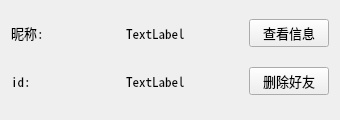
<?xml version="1.0" encoding="UTF-8"?>
<ui version="4.0">
 <class>friendItem</class>
 <widget class="QWidget" name="friendItem">
  <property name="geometry">
   <rect>
    <x>0</x>
    <y>0</y>
    <width>340</width>
    <height>120</height>
   </rect>
  </property>
  <property name="windowTitle">
   <string>Form</string>
  </property>
  <layout class="QVBoxLayout" name="verticalLayout">
   <item>
    <layout class="QHBoxLayout" name="horizontalLayout_2">
     <item>
      <widget class="QLabel" name="label">
       <property name="minimumSize">
        <size>
         <width>50</width>
         <height>0</height>
        </size>
       </property>
       <property name="font">
        <font>
         <family>Noto Sans Mono CJK SC</family>
         <pointsize>10</pointsize>
        </font>
       </property>
       <property name="text">
        <string>昵称:</string>
       </property>
      </widget>
     </item>
     <item>
      <spacer name="horizontalSpacer_2">
       <property name="orientation">
        <enum>Qt::Horizontal</enum>
       </property>
       <property name="sizeHint" stdset="0">
        <size>
         <width>40</width>
         <height>20</height>
        </size>
       </property>
      </spacer>
     </item>
     <item>
      <widget class="QLabel" name="nameLab">
       <property name="font">
        <font>
         <family>Noto Sans Mono CJK SC</family>
         <pointsize>10</pointsize>
        </font>
       </property>
       <property name="text">
        <string>TextLabel</string>
       </property>
      </widget>
     </item>
     <item>
      <spacer name="horizontalSpacer">
       <property name="orientation">
        <enum>Qt::Horizontal</enum>
       </property>
       <property name="sizeHint" stdset="0">
        <size>
         <width>40</width>
         <height>20</height>
        </size>
       </property>
      </spacer>
     </item>
     <item>
      <widget class="QPushButton" name="detailBtm">
       <property name="font">
        <font>
         <family>Noto Sans Mono CJK SC</family>
         <pointsize>10</pointsize>
        </font>
       </property>
       <property name="text">
        <string>查看信息</string>
       </property>
      </widget>
     </item>
    </layout>
   </item>
   <item>
    <layout class="QHBoxLayout" name="horizontalLayout">
     <item>
      <widget class="QLabel" name="label_2">
       <property name="minimumSize">
        <size>
         <width>50</width>
         <height>0</height>
        </size>
       </property>
       <property name="font">
        <font>
         <family>Noto Sans Mono CJK SC</family>
         <pointsize>10</pointsize>
        </font>
       </property>
       <property name="text">
        <string>id:</string>
       </property>
      </widget>
     </item>
     <item>
      <spacer name="horizontalSpacer_5">
       <property name="orientation">
        <enum>Qt::Horizontal</enum>
       </property>
       <property name="sizeHint" stdset="0">
        <size>
         <width>13</width>
         <height>40</height>
        </size>
       </property>
      </spacer>
     </item>
     <item>
      <widget class="QLabel" name="idLab">
       <property name="font">
        <font>
         <family>Noto Sans Mono CJK SC</family>
         <pointsize>10</pointsize>
        </font>
       </property>
       <property name="text">
        <string>TextLabel</string>
       </property>
      </widget>
     </item>
     <item>
      <spacer name="horizontalSpacer_6">
       <property name="orientation">
        <enum>Qt::Horizontal</enum>
       </property>
       <property name="sizeHint" stdset="0">
        <size>
         <width>13</width>
         <height>40</height>
        </size>
       </property>
      </spacer>
     </item>
     <item>
      <widget class="QPushButton" name="delelteBtm">
       <property name="font">
        <font>
         <family>Noto Sans Mono CJK SC</family>
         <pointsize>10</pointsize>
        </font>
       </property>
       <property name="text">
        <string>删除好友</string>
       </property>
      </widget>
     </item>
    </layout>
   </item>
  </layout>
 </widget>
 <resources/>
 <connections/>
</ui>
